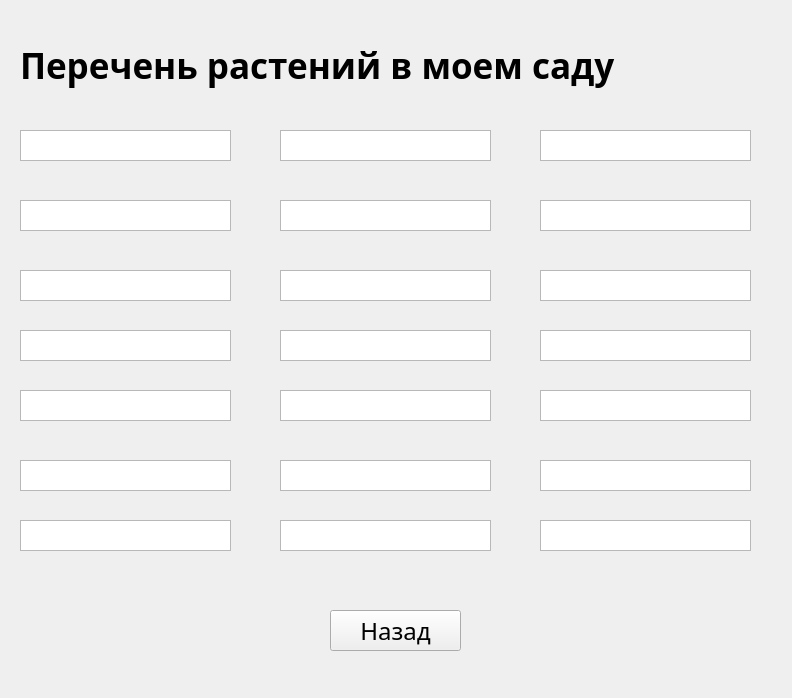
<?xml version="1.0" encoding="UTF-8"?>
<ui version="4.0">
 <class>Form</class>
 <widget class="QWidget" name="Form">
  <property name="geometry">
   <rect>
    <x>0</x>
    <y>0</y>
    <width>792</width>
    <height>698</height>
   </rect>
  </property>
  <property name="windowTitle">
   <string>Form</string>
  </property>
  <widget class="QLabel" name="label">
   <property name="geometry">
    <rect>
     <x>-570</x>
     <y>-390</y>
     <width>1631</width>
     <height>1111</height>
    </rect>
   </property>
   <property name="text">
    <string/>
   </property>
   <property name="pixmap">
    <pixmap>фон.png</pixmap>
   </property>
  </widget>
  <widget class="QLabel" name="label_2">
   <property name="geometry">
    <rect>
     <x>20</x>
     <y>-150</y>
     <width>801</width>
     <height>431</height>
    </rect>
   </property>
   <property name="font">
    <font>
     <family>Segoe Print</family>
     <pointsize>26</pointsize>
     <weight>75</weight>
     <bold>true</bold>
    </font>
   </property>
   <property name="text">
    <string>Перечень растений в моем саду</string>
   </property>
  </widget>
  <widget class="QTextEdit" name="textEdit">
   <property name="geometry">
    <rect>
     <x>20</x>
     <y>130</y>
     <width>211</width>
     <height>31</height>
    </rect>
   </property>
  </widget>
  <widget class="QTextEdit" name="textEdit_2">
   <property name="geometry">
    <rect>
     <x>20</x>
     <y>200</y>
     <width>211</width>
     <height>31</height>
    </rect>
   </property>
  </widget>
  <widget class="QTextEdit" name="textEdit_3">
   <property name="geometry">
    <rect>
     <x>20</x>
     <y>270</y>
     <width>211</width>
     <height>31</height>
    </rect>
   </property>
  </widget>
  <widget class="QTextEdit" name="textEdit_4">
   <property name="geometry">
    <rect>
     <x>20</x>
     <y>330</y>
     <width>211</width>
     <height>31</height>
    </rect>
   </property>
  </widget>
  <widget class="QTextEdit" name="textEdit_5">
   <property name="geometry">
    <rect>
     <x>20</x>
     <y>390</y>
     <width>211</width>
     <height>31</height>
    </rect>
   </property>
  </widget>
  <widget class="QTextEdit" name="textEdit_6">
   <property name="geometry">
    <rect>
     <x>20</x>
     <y>460</y>
     <width>211</width>
     <height>31</height>
    </rect>
   </property>
  </widget>
  <widget class="QTextEdit" name="textEdit_7">
   <property name="geometry">
    <rect>
     <x>280</x>
     <y>130</y>
     <width>211</width>
     <height>31</height>
    </rect>
   </property>
  </widget>
  <widget class="QTextEdit" name="textEdit_8">
   <property name="geometry">
    <rect>
     <x>540</x>
     <y>130</y>
     <width>211</width>
     <height>31</height>
    </rect>
   </property>
  </widget>
  <widget class="QTextEdit" name="textEdit_9">
   <property name="geometry">
    <rect>
     <x>280</x>
     <y>200</y>
     <width>211</width>
     <height>31</height>
    </rect>
   </property>
  </widget>
  <widget class="QTextEdit" name="textEdit_10">
   <property name="geometry">
    <rect>
     <x>540</x>
     <y>200</y>
     <width>211</width>
     <height>31</height>
    </rect>
   </property>
  </widget>
  <widget class="QTextEdit" name="textEdit_11">
   <property name="geometry">
    <rect>
     <x>280</x>
     <y>270</y>
     <width>211</width>
     <height>31</height>
    </rect>
   </property>
  </widget>
  <widget class="QTextEdit" name="textEdit_12">
   <property name="geometry">
    <rect>
     <x>280</x>
     <y>330</y>
     <width>211</width>
     <height>31</height>
    </rect>
   </property>
  </widget>
  <widget class="QTextEdit" name="textEdit_13">
   <property name="geometry">
    <rect>
     <x>280</x>
     <y>390</y>
     <width>211</width>
     <height>31</height>
    </rect>
   </property>
  </widget>
  <widget class="QTextEdit" name="textEdit_14">
   <property name="geometry">
    <rect>
     <x>280</x>
     <y>460</y>
     <width>211</width>
     <height>31</height>
    </rect>
   </property>
  </widget>
  <widget class="QTextEdit" name="textEdit_15">
   <property name="geometry">
    <rect>
     <x>540</x>
     <y>270</y>
     <width>211</width>
     <height>31</height>
    </rect>
   </property>
  </widget>
  <widget class="QTextEdit" name="textEdit_16">
   <property name="geometry">
    <rect>
     <x>540</x>
     <y>330</y>
     <width>211</width>
     <height>31</height>
    </rect>
   </property>
  </widget>
  <widget class="QTextEdit" name="textEdit_17">
   <property name="geometry">
    <rect>
     <x>540</x>
     <y>390</y>
     <width>211</width>
     <height>31</height>
    </rect>
   </property>
  </widget>
  <widget class="QTextEdit" name="textEdit_18">
   <property name="geometry">
    <rect>
     <x>540</x>
     <y>460</y>
     <width>211</width>
     <height>31</height>
    </rect>
   </property>
  </widget>
  <widget class="QTextEdit" name="textEdit_19">
   <property name="geometry">
    <rect>
     <x>20</x>
     <y>520</y>
     <width>211</width>
     <height>31</height>
    </rect>
   </property>
  </widget>
  <widget class="QTextEdit" name="textEdit_20">
   <property name="geometry">
    <rect>
     <x>280</x>
     <y>520</y>
     <width>211</width>
     <height>31</height>
    </rect>
   </property>
  </widget>
  <widget class="QTextEdit" name="textEdit_21">
   <property name="geometry">
    <rect>
     <x>540</x>
     <y>520</y>
     <width>211</width>
     <height>31</height>
    </rect>
   </property>
  </widget>
  <widget class="QPushButton" name="nazad">
   <property name="geometry">
    <rect>
     <x>330</x>
     <y>610</y>
     <width>131</width>
     <height>41</height>
    </rect>
   </property>
   <property name="font">
    <font>
     <family>Segoe Print</family>
     <pointsize>18</pointsize>
    </font>
   </property>
   <property name="text">
    <string>Назад</string>
   </property>
  </widget>
 </widget>
 <resources/>
 <connections/>
</ui>
